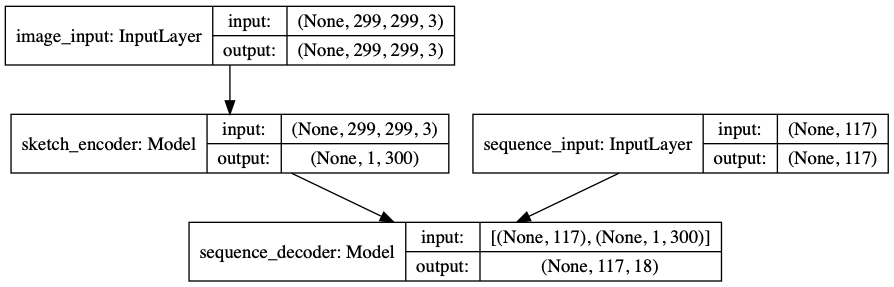
#> input picture src/model.png, 894 x 287 px; its folder holds only this picture in this run
$ python -i image.py   (imports and definitions only)
#> lines starting #> are read from the running program, lines starting #| are printed output that depends on the picture
import cv2
from .config import IMAGE_SIZE

__all__ = [
    'get_preprocessed_img',
    'show',
]


def get_preprocessed_img(img_path, image_size=IMAGE_SIZE[:-1]):
#> called with img_path = '../model.png', image_size = (256, 256)
    img = cv2.imread(img_path)
#> img is the input picture: shape (287, 894, 3); min 0, max 255, mean 238.9

    img_gray = cv2.cvtColor(img, cv2.COLOR_BGR2GRAY)
    img = cv2.cvtColor(img_gray, cv2.COLOR_GRAY2BGR)

    img = cv2.resize(img, image_size)
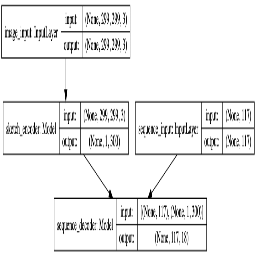
#> img: shape (256, 256, 3); min 0, max 255, mean 238.7
    img = img.astype('float32')
    img /= 255

    return img

def show(img_path):
    image = cv2.imread(img_path)
    cv2.namedWindow('view', cv2.WINDOW_AUTOSIZE)
    cv2.imshow('view', image)
    cv2.waitKey(0)
    cv2.destroyWindow('view')

>>> result = get_preprocessed_img('../model.png')

$ run again, on src/sequence_decoder.png
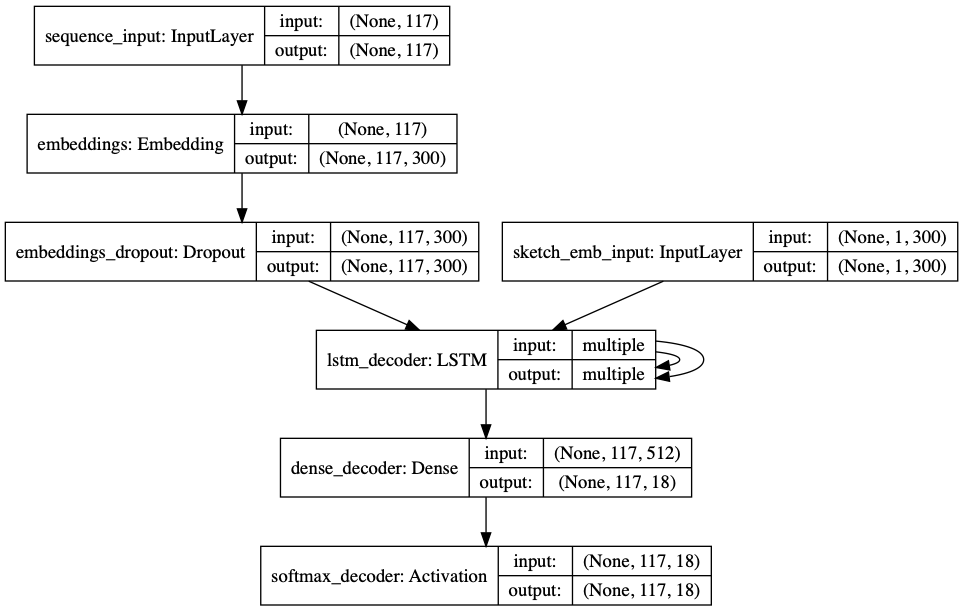
#> input picture src/sequence_decoder.png, 963 x 611 px
#> in get_preprocessed_img, img is the input picture: shape (611, 963, 3); min 0, max 255, mean 243.5
#> in get_preprocessed_img, `img = cv2.resize(img, image_size)`:
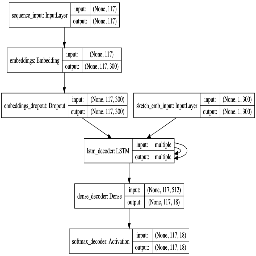
#> img: shape (256, 256, 3); min 0, max 255, mean 243.4

$ run again, on src/sketch_encoder.png
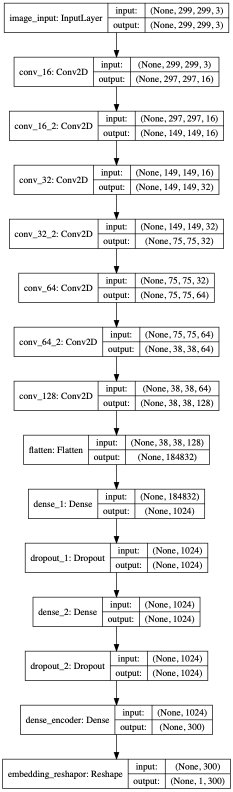
#> input picture src/sketch_encoder.png, 466 x 1583 px (shown at 1/2 size)
#> in get_preprocessed_img, img is the input picture: shape (1583, 466, 3); min 0, max 255, mean 236.2
#> in get_preprocessed_img, `img = cv2.resize(img, image_size)`:
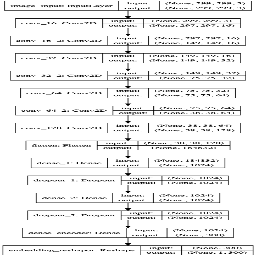
#> img: shape (256, 256, 3); min 0, max 255, mean 236.1

$ run again, on src/test.png
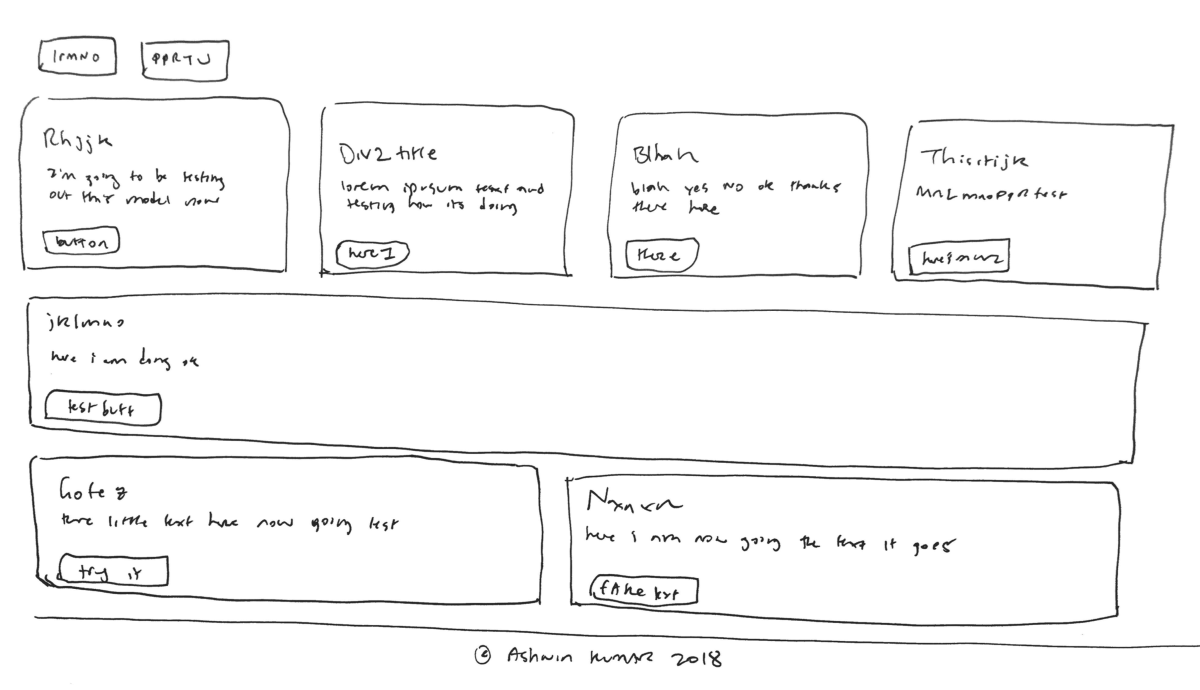
#> input picture src/test.png, 2400 x 1380 px (shown at 1/2 size)
#> in get_preprocessed_img, img is the input picture: shape (1380, 2400, 3); min 21, max 255, mean 247.1
#> in get_preprocessed_img, `img = cv2.resize(img, image_size)`:
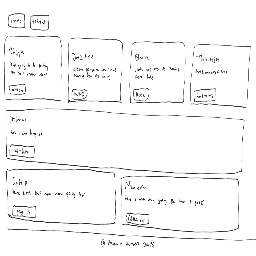
#> img: shape (256, 256, 3); min 30, max 255, mean 247.3
